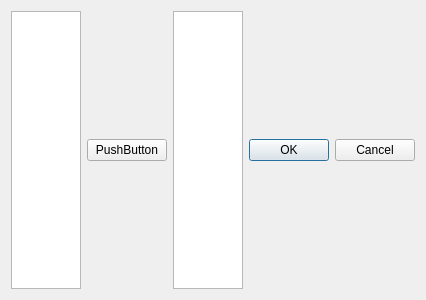
<?xml version="1.0" encoding="UTF-8"?>
<ui version="4.0">
 <class>Form</class>
 <widget class="QWidget" name="Form">
  <property name="geometry">
   <rect>
    <x>0</x>
    <y>0</y>
    <width>400</width>
    <height>300</height>
   </rect>
  </property>
  <property name="windowTitle">
   <string>Form</string>
  </property>
  <layout class="QGridLayout" name="gridLayout">
   <item row="1" column="0">
    <layout class="QHBoxLayout" name="horizontalLayout">
     <item>
      <widget class="QTextEdit" name="textEdit"/>
     </item>
     <item>
      <widget class="QPushButton" name="pushButton">
       <property name="text">
        <string>PushButton</string>
       </property>
      </widget>
     </item>
     <item>
      <widget class="QPlainTextEdit" name="plainTextEdit"/>
     </item>
     <item>
      <widget class="QDialogButtonBox" name="buttonBox">
       <property name="standardButtons">
        <set>QDialogButtonBox::Cancel|QDialogButtonBox::Ok</set>
       </property>
      </widget>
     </item>
     <item>
      <layout class="QVBoxLayout" name="verticalLayout"/>
     </item>
    </layout>
   </item>
  </layout>
 </widget>
 <resources/>
 <connections/>
</ui>
